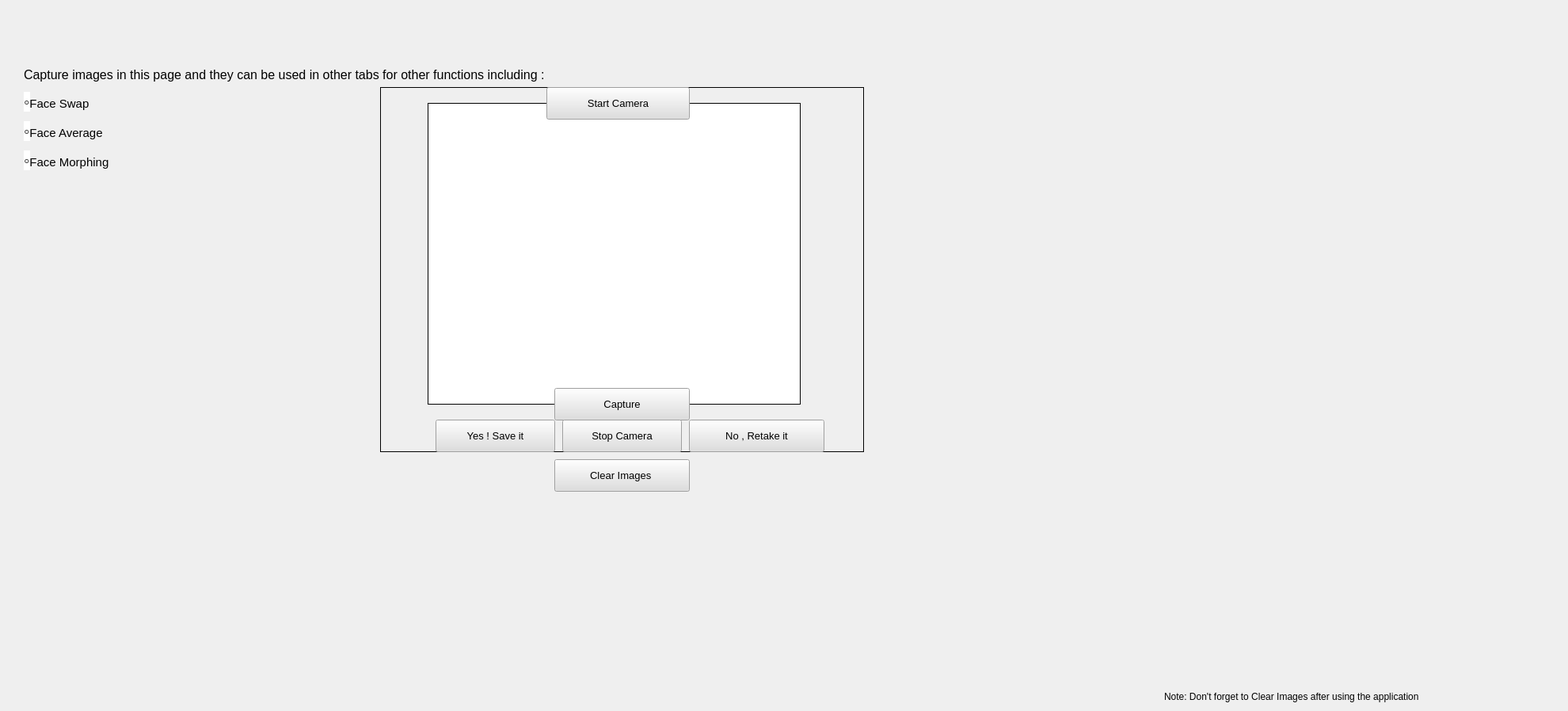
    <widget class="QWidget" name="tab_2">
     <attribute name="title">
      <string>Capture </string>
     </attribute>
     <widget class="QLabel" name="label_9">
      <property name="geometry">
       <rect>
        <x>30</x>
        <y>50</y>
        <width>1001</width>
        <height>201</height>
       </rect>
      </property>
      <property name="minimumSize">
       <size>
        <width>0</width>
        <height>201</height>
       </size>
      </property>
      <property name="text">
       <string>&lt;html&gt;&lt;head/&gt;&lt;body&gt;&lt;p&gt;&lt;span style=&quot; font-size:12pt;&quot;&gt;Capture images in this page and they can be used in other tabs for other functions including : &lt;/span&gt;&lt;/p&gt;&lt;p&gt;&lt;span style=&quot; font-family:'Open Sans,Helvetica Neue,Helvetica,Arial'; font-size:16pt; color:#181818; background-color:#ffffff;&quot;&gt;◦&lt;/span&gt;&lt;span style=&quot; font-size:11pt;&quot;&gt;Face Swap &lt;/span&gt;&lt;/p&gt;&lt;p&gt;&lt;span style=&quot; font-family:'Open Sans,Helvetica Neue,Helvetica,Arial'; font-size:16pt; color:#181818; background-color:#ffffff;&quot;&gt;◦&lt;/span&gt;&lt;span style=&quot; font-size:11pt;&quot;&gt;Face Average &lt;/span&gt;&lt;/p&gt;&lt;p&gt;&lt;span style=&quot; font-family:'Open Sans,Helvetica Neue,Helvetica,Arial'; font-size:16pt; color:#181818; background-color:#ffffff;&quot;&gt;◦&lt;/span&gt;&lt;span style=&quot; font-size:11pt;&quot;&gt;Face Morphing &lt;/span&gt;&lt;/p&gt;&lt;/body&gt;&lt;/html&gt;</string>
      </property>
     </widget>
     <widget class="QLabel" name="FaceCaptureLabel">
      <property name="geometry">
       <rect>
        <x>540</x>
        <y>130</y>
        <width>471</width>
        <height>381</height>
       </rect>
      </property>
      <property name="minimumSize">
       <size>
        <width>0</width>
        <height>0</height>
       </size>
      </property>
      <property name="autoFillBackground">
       <bool>false</bool>
      </property>
      <property name="styleSheet">
       <string notr="true">background-color: rgb(255, 255, 255);</string>
      </property>
      <property name="frameShape">
       <enum>QFrame::Box</enum>
      </property>
      <property name="text">
       <string/>
      </property>
     </widget>
     <widget class="QPushButton" name="start_cam_capture">
      <property name="geometry">
       <rect>
        <x>690</x>
        <y>110</y>
        <width>181</width>
        <height>41</height>
       </rect>
      </property>
      <property name="minimumSize">
       <size>
        <width>0</width>
        <height>41</height>
       </size>
      </property>
      <property name="font">
       <font>
        <family>MS Shell Dlg 2</family>
        <pointsize>10</pointsize>
       </font>
      </property>
      <property name="styleSheet">
       <string notr="true">background-color: rgb(222, 222, 222);</string>
      </property>
      <property name="text">
       <string>Start Camera</string>
      </property>
     </widget>
     <widget class="QPushButton" name="start_capture">
      <property name="geometry">
       <rect>
        <x>700</x>
        <y>490</y>
        <width>171</width>
        <height>41</height>
       </rect>
      </property>
      <property name="minimumSize">
       <size>
        <width>0</width>
        <height>41</height>
       </size>
      </property>
      <property name="font">
       <font>
        <family>MS Shell Dlg 2</family>
        <pointsize>10</pointsize>
       </font>
      </property>
      <property name="styleSheet">
       <string notr="true">background-color: rgb(222, 222, 222);</string>
      </property>
      <property name="text">
       <string>Capture</string>
      </property>
     </widget>
     <widget class="QPushButton" name="stop_cam_capture">
      <property name="geometry">
       <rect>
        <x>710</x>
        <y>530</y>
        <width>151</width>
        <height>41</height>
       </rect>
      </property>
      <property name="minimumSize">
       <size>
        <width>0</width>
        <height>41</height>
       </size>
      </property>
      <property name="font">
       <font>
        <family>MS Shell Dlg 2</family>
        <pointsize>10</pointsize>
       </font>
      </property>
      <property name="styleSheet">
       <string notr="true">background-color: rgb(222, 222, 222);</string>
      </property>
      <property name="text">
       <string>Stop Camera</string>
      </property>
     </widget>
     <widget class="QPushButton" name="save_capture">
      <property name="geometry">
       <rect>
        <x>550</x>
        <y>530</y>
        <width>151</width>
        <height>41</height>
       </rect>
      </property>
      <property name="minimumSize">
       <size>
        <width>0</width>
        <height>41</height>
       </size>
      </property>
      <property name="font">
       <font>
        <family>MS Shell Dlg 2</family>
        <pointsize>10</pointsize>
       </font>
      </property>
      <property name="styleSheet">
       <string notr="true">background-color: rgb(222, 222, 222);</string>
      </property>
      <property name="text">
       <string>Yes ! Save it</string>
      </property>
     </widget>
     <widget class="QPushButton" name="clear_capture">
      <property name="geometry">
       <rect>
        <x>870</x>
        <y>530</y>
        <width>171</width>
        <height>41</height>
       </rect>
      </property>
      <property name="minimumSize">
       <size>
        <width>0</width>
        <height>41</height>
       </size>
      </property>
      <property name="font">
       <font>
        <family>MS Shell Dlg 2</family>
        <pointsize>10</pointsize>
       </font>
      </property>
      <property name="styleSheet">
       <string notr="true">background-color: rgb(222, 222, 222);</string>
      </property>
      <property name="text">
       <string>No , Retake it</string>
      </property>
     </widget>
     <widget class="QPushButton" name="initial_database">
      <property name="geometry">
       <rect>
        <x>700</x>
        <y>580</y>
        <width>171</width>
        <height>41</height>
       </rect>
      </property>
      <property name="minimumSize">
       <size>
        <width>0</width>
        <height>41</height>
       </size>
      </property>
      <property name="font">
       <font>
        <family>MS Shell Dlg 2</family>
        <pointsize>10</pointsize>
       </font>
      </property>
      <property name="styleSheet">
       <string notr="true">background-color: rgb(222, 222, 222);</string>
      </property>
      <property name="text">
       <string>Clear Images </string>
      </property>
     </widget>
     <widget class="QLabel" name="label_14">
      <property name="geometry">
       <rect>
        <x>1470</x>
        <y>870</y>
        <width>501</width>
        <height>19</height>
       </rect>
      </property>
      <property name="minimumSize">
       <size>
        <width>0</width>
        <height>19</height>
       </size>
      </property>
      <property name="text">
       <string>Note: Don't forget to Clear Images after using the application</string>
      </property>
     </widget>
     <widget class="QLabel" name="label">
      <property name="geometry">
       <rect>
        <x>480</x>
        <y>110</y>
        <width>611</width>
        <height>461</height>
       </rect>
      </property>
      <property name="minimumSize">
       <size>
        <width>0</width>
        <height>0</height>
       </size>
      </property>
      <property name="styleSheet">
       <string notr="true">background: rgba(255, 255, 255, 0)</string>
      </property>
      <property name="frameShape">
       <enum>QFrame::Box</enum>
      </property>
      <property name="text">
       <string/>
      </property>
     </widget>
     <zorder>label_9</zorder>
     <zorder>label</zorder>
     <zorder>FaceCaptureLabel</zorder>
     <zorder>start_cam_capture</zorder>
     <zorder>start_capture</zorder>
     <zorder>stop_cam_capture</zorder>
     <zorder>save_capture</zorder>
     <zorder>clear_capture</zorder>
     <zorder>initial_database</zorder>
     <zorder>label_14</zorder>
    </widget>
